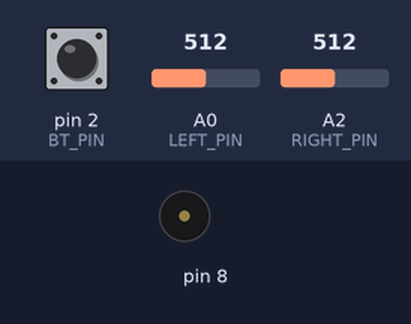
Bench run of a sketch on a simulated Arduino Uno, built with avr-gcc and run on an emulated ATmega328P. On the bench: buzzer (waves = sounding). Inputs (shaded band) come from the test bench; at power-on: pin 2 (BT_PIN) HIGH, A0 (LEFT_PIN) = 512, A2 (RIGHT_PIN) = 512. What the sketch prints to the serial monitor is not drawn.

Above: at 2.3 s.
2.4 s: pin 2 (BT_PIN) pulled LOW for 1 s
At 2.8 s:
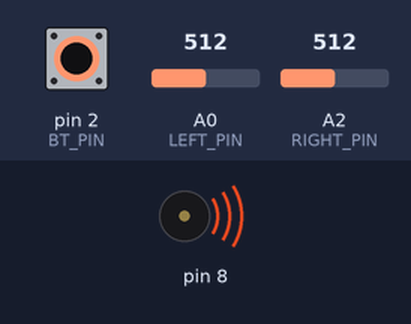
8.6 s: pin 2 (BT_PIN) pulled LOW for 0.15 s
At 9.9 s:
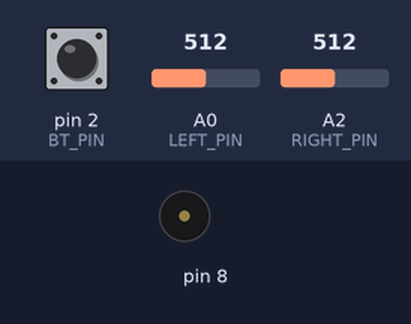
Timing chart, 0 to 11.6 s (numbered marks = the images above; inputs shaded):
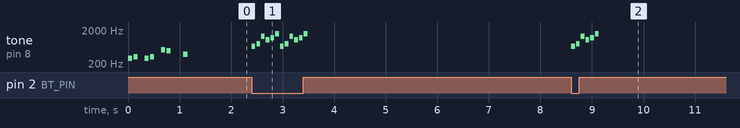

Measured:
- after the input at 2.4 s, tone on pin 8: plays 659 Hz for 0.07 s, 784 Hz for 0.07 s, 1319 Hz for 0.07 s, 1047 Hz for 0.07 s, 1175 Hz for 0.07 s, 1568 Hz for 0.07 s … (12 notes in this stretch), starting at once
- after the input at 8.6 s, tone on pin 8: plays 659 Hz for 0.07 s, 784 Hz for 0.07 s, 1319 Hz for 0.07 s, 1047 Hz for 0.07 s, 1175 Hz for 0.07 s, 1568 Hz for 0.07 s, starting at once

The sketch:

SendXBee.ino
```cpp
#include "pitches.h"

#define SIZEOF(a) (sizeof(a)/sizeof(a[0]))

const int BT_PIN = 2;
const int LEFT_PIN = A0;
const int RIGHT_PIN = A2;

const int sound1[] = {
  NOTE_D4, NOTE_E4, 0, NOTE_D4, NOTE_E4, 0, NOTE_C5, NOTE_B4, 0, NOTE_G4
};
const int sound2[] = {
  NOTE_E5, NOTE_G5, NOTE_E6, NOTE_C6, NOTE_D6, NOTE_G6
};
const int duration1[] = {
  12, 12, 12, 12, 12, 12, 12, 12, 6, 12
};
const int duration2[] = {
  14, 14, 14, 14, 14, 14
};

void playTone(const int* t, const int* v, int S)
{
  // iterate over the notes of the melody:
  for (int i=0; i<S; i++) {

    // to calculate the note duration, take one second divided by the note type.
    //e.g. quarter note = 1000 / 4, eighth note = 1000/8, etc.
    int noteDuration = 1000 / v[i];
    tone(8, t[i], noteDuration);

    // to distinguish the notes, set a minimum time between them.
    // the note's duration + 30% seems to work well:
    int pauseBetweenNotes = noteDuration * 1.30;
    delay(pauseBetweenNotes);
    // stop the tone playing:
    noTone(8);
  }
}

void setup(){
    Serial.begin( 19200 );
    pinMode(BT_PIN, INPUT_PULLUP);
    playTone(sound1, duration1, SIZEOF(sound1));
}

void loop(){
    int    valL, valR;
    byte   snd;

    valL = analogRead( LEFT_PIN );
    valR = analogRead( RIGHT_PIN );

    snd = valL >> 3;
    Serial.write(snd);
//    Serial.println(snd, HEX);

    snd = 0x80 | (valR >> 3);
    Serial.write(snd);
//    Serial.println(snd, HEX);

  // debug
  if ( digitalRead(BT_PIN)==0 ) {
    playTone(sound2, duration2, SIZEOF(sound2));
  }
}
```

pitches.h
```cpp
/*************************************************
   Public Constants
 *************************************************/

#define NOTE_B0  31
#define NOTE_C1  33
#define NOTE_CS1 35
#define NOTE_D1  37
#define NOTE_DS1 39
#define NOTE_E1  41
#define NOTE_F1  44
#define NOTE_FS1 46
#define NOTE_G1  49
#define NOTE_GS1 52
#define NOTE_A1  55
#define NOTE_AS1 58
#define NOTE_B1  62
#define NOTE_C2  65
#define NOTE_CS2 69
#define NOTE_D2  73
#define NOTE_DS2 78
#define NOTE_E2  82
#define NOTE_F2  87
#define NOTE_FS2 93
#define NOTE_G2  98
#define NOTE_GS2 104
#define NOTE_A2  110
#define NOTE_AS2 117
#define NOTE_B2  123
#define NOTE_C3  131
#define NOTE_CS3 139
#define NOTE_D3  147
#define NOTE_DS3 156
#define NOTE_E3  165
#define NOTE_F3  175
#define NOTE_FS3 185
#define NOTE_G3  196
#define NOTE_GS3 208
#define NOTE_A3  220
#define NOTE_AS3 233
#define NOTE_B3  247
#define NOTE_C4  262
#define NOTE_CS4 277
#define NOTE_D4  294
#define NOTE_DS4 311
#define NOTE_E4  330
#define NOTE_F4  349
#define NOTE_FS4 370
#define NOTE_G4  392
#define NOTE_GS4 415
#define NOTE_A4  440
#define NOTE_AS4 466
#define NOTE_B4  494
#define NOTE_C5  523
#define NOTE_CS5 554
#define NOTE_D5  587
#define NOTE_DS5 622
#define NOTE_E5  659
#define NOTE_F5  698
#define NOTE_FS5 740
#define NOTE_G5  784
#define NOTE_GS5 831
#define NOTE_A5  880
#define NOTE_AS5 932
#define NOTE_B5  988
#define NOTE_C6  1047
#define NOTE_CS6 1109
#define NOTE_D6  1175
#define NOTE_DS6 1245
#define NOTE_E6  1319
#define NOTE_F6  1397
#define NOTE_FS6 1480
#define NOTE_G6  1568
#define NOTE_GS6 1661
#define NOTE_A6  1760
#define NOTE_AS6 1865
#define NOTE_B6  1976
#define NOTE_C7  2093
#define NOTE_CS7 2217
#define NOTE_D7  2349
#define NOTE_DS7 2489
#define NOTE_E7  2637
#define NOTE_F7  2794
#define NOTE_FS7 2960
#define NOTE_G7  3136
#define NOTE_GS7 3322
#define NOTE_A7  3520
#define NOTE_AS7 3729
#define NOTE_B7  3951
#define NOTE_C8  4186
#define NOTE_CS8 4435
#define NOTE_D8  4699
#define NOTE_DS8 4978
```
